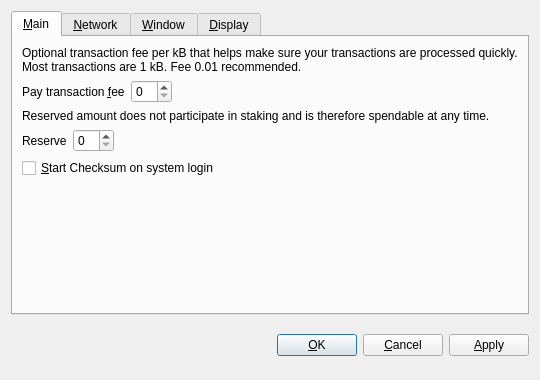
<?xml version="1.0" encoding="UTF-8"?>
<ui version="4.0">
 <class>OptionsDialog</class>
 <widget class="QDialog" name="OptionsDialog">
  <property name="geometry">
   <rect>
    <x>0</x>
    <y>0</y>
    <width>540</width>
    <height>380</height>
   </rect>
  </property>
  <property name="windowTitle">
   <string>Options</string>
  </property>
  <property name="modal">
   <bool>true</bool>
  </property>
  <layout class="QVBoxLayout" name="verticalLayout">
   <item>
    <widget class="QTabWidget" name="tabWidget">
     <property name="tabPosition">
      <enum>QTabWidget::North</enum>
     </property>
     <property name="currentIndex">
      <number>0</number>
     </property>
     <widget class="QWidget" name="tabMain">
      <attribute name="title">
       <string>&amp;Main</string>
      </attribute>
      <layout class="QVBoxLayout" name="verticalLayout_Main">
       <item>
        <widget class="QLabel" name="transactionFeeInfoLabel">
         <property name="text">
          <string>Optional transaction fee per kB that helps make sure your transactions are processed quickly. Most transactions are 1 kB. Fee 0.01 recommended.</string>
         </property>
         <property name="textFormat">
          <enum>Qt::PlainText</enum>
         </property>
         <property name="wordWrap">
          <bool>true</bool>
         </property>
        </widget>
       </item>
       <item>
        <layout class="QHBoxLayout" name="horizontalLayoutFee">
         <item>
          <widget class="QLabel" name="transactionFeeLabel">
           <property name="text">
            <string>Pay transaction &amp;fee</string>
           </property>
           <property name="textFormat">
            <enum>Qt::PlainText</enum>
           </property>
           <property name="buddy">
            <cstring>transactionFee</cstring>
           </property>
          </widget>
         </item>
         <item>
          <widget class="BitcoinAmountField" name="transactionFee"/>
         </item>
         <item>
          <spacer name="horizontalSpacerFee">
           <property name="orientation">
            <enum>Qt::Horizontal</enum>
           </property>
           <property name="sizeHint" stdset="0">
            <size>
             <width>40</width>
             <height>20</height>
            </size>
           </property>
          </spacer>
         </item>
        </layout>
       </item>
       <item>
        <widget class="QLabel" name="reserveBalanceInfoLabel">
         <property name="text">
          <string>Reserved amount does not participate in staking and is therefore spendable at any time.</string>
         </property>
         <property name="textFormat">
          <enum>Qt::PlainText</enum>
         </property>
         <property name="wordWrap">
          <bool>true</bool>
         </property>
        </widget>
       </item>
       <item>
        <layout class="QHBoxLayout" name="horizontalLayoutReserveBalance">
         <item>
          <widget class="QLabel" name="reserveBalanceLabel">
           <property name="text">
            <string>Reserve</string>
           </property>
           <property name="textFormat">
            <enum>Qt::PlainText</enum>
           </property>
           <property name="buddy">
            <cstring>reserveBalance</cstring>
           </property>
          </widget>
         </item>
         <item>
          <widget class="BitcoinAmountField" name="reserveBalance"/>
         </item>
         <item>
          <spacer name="horizontalSpacerReserveBalance">
           <property name="orientation">
            <enum>Qt::Horizontal</enum>
           </property>
           <property name="sizeHint" stdset="0">
            <size>
             <width>40</width>
             <height>20</height>
            </size>
           </property>
          </spacer>
         </item>
        </layout>
       </item>
       <item>
        <widget class="QCheckBox" name="bitcoinAtStartup">
         <property name="toolTip">
          <string>Automatically start Checksum after logging in to the system.</string>
         </property>
         <property name="text">
          <string>&amp;Start Checksum on system login</string>
         </property>
        </widget>
       </item>
       <item>
        <spacer name="verticalSpacer_Main">
         <property name="orientation">
          <enum>Qt::Vertical</enum>
         </property>
         <property name="sizeHint" stdset="0">
          <size>
           <width>20</width>
           <height>40</height>
          </size>
         </property>
        </spacer>
       </item>
      </layout>
     </widget>
     <widget class="QWidget" name="tabNetwork">
      <attribute name="title">
       <string>&amp;Network</string>
      </attribute>
      <layout class="QVBoxLayout" name="verticalLayout_Network">
       <item>
        <widget class="QCheckBox" name="mapPortUpnp">
         <property name="toolTip">
          <string>Automatically open the Checksum client port on the router. This only works when your router supports UPnP and it is enabled.</string>
         </property>
         <property name="text">
          <string>Map port using &amp;UPnP</string>
         </property>
        </widget>
       </item>
       <item>
        <widget class="QCheckBox" name="connectSocks">
         <property name="toolTip">
          <string>Connect to the Checksum network through a SOCKS proxy (e.g. when connecting through Tor).</string>
         </property>
         <property name="text">
          <string>&amp;Connect through SOCKS proxy:</string>
         </property>
        </widget>
       </item>
       <item>
        <layout class="QHBoxLayout" name="horizontalLayout_Network">
         <item>
          <widget class="QLabel" name="proxyIpLabel">
           <property name="text">
            <string>Proxy &amp;IP:</string>
           </property>
           <property name="textFormat">
            <enum>Qt::PlainText</enum>
           </property>
           <property name="buddy">
            <cstring>proxyIp</cstring>
           </property>
          </widget>
         </item>
         <item>
          <widget class="QValidatedLineEdit" name="proxyIp">
           <property name="maximumSize">
            <size>
             <width>140</width>
             <height>16777215</height>
            </size>
           </property>
           <property name="toolTip">
            <string>IP address of the proxy (e.g. 127.0.0.1)</string>
           </property>
          </widget>
         </item>
         <item>
          <widget class="QLabel" name="proxyPortLabel">
           <property name="text">
            <string>&amp;Port:</string>
           </property>
           <property name="textFormat">
            <enum>Qt::PlainText</enum>
           </property>
           <property name="buddy">
            <cstring>proxyPort</cstring>
           </property>
          </widget>
         </item>
         <item>
          <widget class="QLineEdit" name="proxyPort">
           <property name="maximumSize">
            <size>
             <width>55</width>
             <height>16777215</height>
            </size>
           </property>
           <property name="toolTip">
            <string>Port of the proxy (e.g. 9050)</string>
           </property>
          </widget>
         </item>
         <item>
          <widget class="QLabel" name="socksVersionLabel">
           <property name="text">
            <string>SOCKS &amp;Version:</string>
           </property>
           <property name="textFormat">
            <enum>Qt::PlainText</enum>
           </property>
           <property name="buddy">
            <cstring>socksVersion</cstring>
           </property>
          </widget>
         </item>
         <item>
          <widget class="QValueComboBox" name="socksVersion">
           <property name="toolTip">
            <string>SOCKS version of the proxy (e.g. 5)</string>
           </property>
          </widget>
         </item>
         <item>
          <spacer name="horizontalSpacer_Network">
           <property name="orientation">
            <enum>Qt::Horizontal</enum>
           </property>
           <property name="sizeHint" stdset="0">
            <size>
             <width>40</width>
             <height>20</height>
            </size>
           </property>
          </spacer>
         </item>
        </layout>
       </item>
       <item>
        <spacer name="verticalSpacer_Network">
         <property name="orientation">
          <enum>Qt::Vertical</enum>
         </property>
         <property name="sizeHint" stdset="0">
          <size>
           <width>20</width>
           <height>40</height>
          </size>
         </property>
        </spacer>
       </item>
      </layout>
     </widget>
     <widget class="QWidget" name="tabWindow">
      <attribute name="title">
       <string>&amp;Window</string>
      </attribute>
      <layout class="QVBoxLayout" name="verticalLayout_Window">
       <item>
        <widget class="QCheckBox" name="minimizeToTray">
         <property name="toolTip">
          <string>Show only a tray icon after minimizing the window.</string>
         </property>
         <property name="text">
          <string>&amp;Minimize to the tray instead of the taskbar</string>
         </property>
        </widget>
       </item>
       <item>
        <widget class="QCheckBox" name="minimizeOnClose">
         <property name="toolTip">
          <string>Minimize instead of exit the application when the window is closed. When this option is enabled, the application will be closed only after selecting Quit in the menu.</string>
         </property>
         <property name="text">
          <string>M&amp;inimize on close</string>
         </property>
        </widget>
       </item>
       <item>
        <spacer name="verticalSpacer_Window">
         <property name="orientation">
          <enum>Qt::Vertical</enum>
         </property>
         <property name="sizeHint" stdset="0">
          <size>
           <width>20</width>
           <height>40</height>
          </size>
         </property>
        </spacer>
       </item>
      </layout>
     </widget>
     <widget class="QWidget" name="tabDisplay">
      <attribute name="title">
       <string>&amp;Display</string>
      </attribute>
      <layout class="QVBoxLayout" name="verticalLayout_Display">
       <item>
        <layout class="QHBoxLayout" name="horizontalLayout_1_Display">
         <item>
          <widget class="QLabel" name="langLabel">
           <property name="text">
            <string>User Interface &amp;language:</string>
           </property>
           <property name="textFormat">
            <enum>Qt::PlainText</enum>
           </property>
           <property name="buddy">
            <cstring>lang</cstring>
           </property>
          </widget>
         </item>
         <item>
          <widget class="QValueComboBox" name="lang">
           <property name="toolTip">
            <string>The user interface language can be set here. This setting will take effect after restarting Checksum.</string>
           </property>
          </widget>
         </item>
        </layout>
       </item>
       <item>
        <layout class="QHBoxLayout" name="horizontalLayout_2_Display">
         <item>
          <widget class="QLabel" name="unitLabel">
           <property name="text">
            <string>&amp;Unit to show amounts in:</string>
           </property>
           <property name="textFormat">
            <enum>Qt::PlainText</enum>
           </property>
           <property name="buddy">
            <cstring>unit</cstring>
           </property>
          </widget>
         </item>
         <item>
          <widget class="QValueComboBox" name="unit">
           <property name="toolTip">
            <string>Choose the default subdivision unit to show in the interface and when sending coins.</string>
           </property>
          </widget>
         </item>
        </layout>
       </item>
       <item>
        <widget class="QCheckBox" name="displayAddresses">
         <property name="toolTip">
          <string>Whether to show Checksum addresses in the transaction list or not.</string>
         </property>
         <property name="text">
          <string>&amp;Display addresses in transaction list</string>
         </property>
        </widget>
       </item>
       <item>
        <widget class="QCheckBox" name="coinControlFeatures">
         <property name="toolTip">
          <string>Whether to show coin control features or not.</string>
         </property>
         <property name="text">
          <string>Display coin &amp;control features (experts only!)</string>
         </property>
        </widget>
       </item>
       <item>
        <spacer name="verticalSpacer_Display">
         <property name="orientation">
          <enum>Qt::Vertical</enum>
         </property>
         <property name="sizeHint" stdset="0">
          <size>
           <width>20</width>
           <height>40</height>
          </size>
         </property>
        </spacer>
       </item>
      </layout>
     </widget>
    </widget>
   </item>
   <item>
    <layout class="QHBoxLayout" name="horizontalLayout_Buttons">
     <item>
      <spacer name="horizontalSpacer_1">
       <property name="orientation">
        <enum>Qt::Horizontal</enum>
       </property>
       <property name="sizeHint" stdset="0">
        <size>
         <width>40</width>
         <height>48</height>
        </size>
       </property>
      </spacer>
     </item>
     <item>
      <widget class="QLabel" name="statusLabel">
       <property name="font">
        <font>
         <weight>75</weight>
         <bold>true</bold>
        </font>
       </property>
       <property name="text">
        <string/>
       </property>
       <property name="textFormat">
        <enum>Qt::PlainText</enum>
       </property>
       <property name="wordWrap">
        <bool>true</bool>
       </property>
      </widget>
     </item>
     <item>
      <spacer name="horizontalSpacer_2">
       <property name="orientation">
        <enum>Qt::Horizontal</enum>
       </property>
       <property name="sizeHint" stdset="0">
        <size>
         <width>40</width>
         <height>48</height>
        </size>
       </property>
      </spacer>
     </item>
     <item>
      <widget class="QPushButton" name="okButton">
       <property name="text">
        <string>&amp;OK</string>
       </property>
      </widget>
     </item>
     <item>
      <widget class="QPushButton" name="cancelButton">
       <property name="text">
        <string>&amp;Cancel</string>
       </property>
       <property name="autoDefault">
        <bool>false</bool>
       </property>
      </widget>
     </item>
     <item>
      <widget class="QPushButton" name="applyButton">
       <property name="text">
        <string>&amp;Apply</string>
       </property>
       <property name="autoDefault">
        <bool>false</bool>
       </property>
      </widget>
     </item>
    </layout>
   </item>
  </layout>
 </widget>
 <customwidgets>
  <customwidget>
   <class>BitcoinAmountField</class>
   <extends>QSpinBox</extends>
   <header>bitcoinamountfield.h</header>
  </customwidget>
  <customwidget>
   <class>QValueComboBox</class>
   <extends>QComboBox</extends>
   <header>qvaluecombobox.h</header>
  </customwidget>
  <customwidget>
   <class>QValidatedLineEdit</class>
   <extends>QLineEdit</extends>
   <header>qvalidatedlineedit.h</header>
  </customwidget>
 </customwidgets>
 <resources/>
 <connections/>
</ui>
